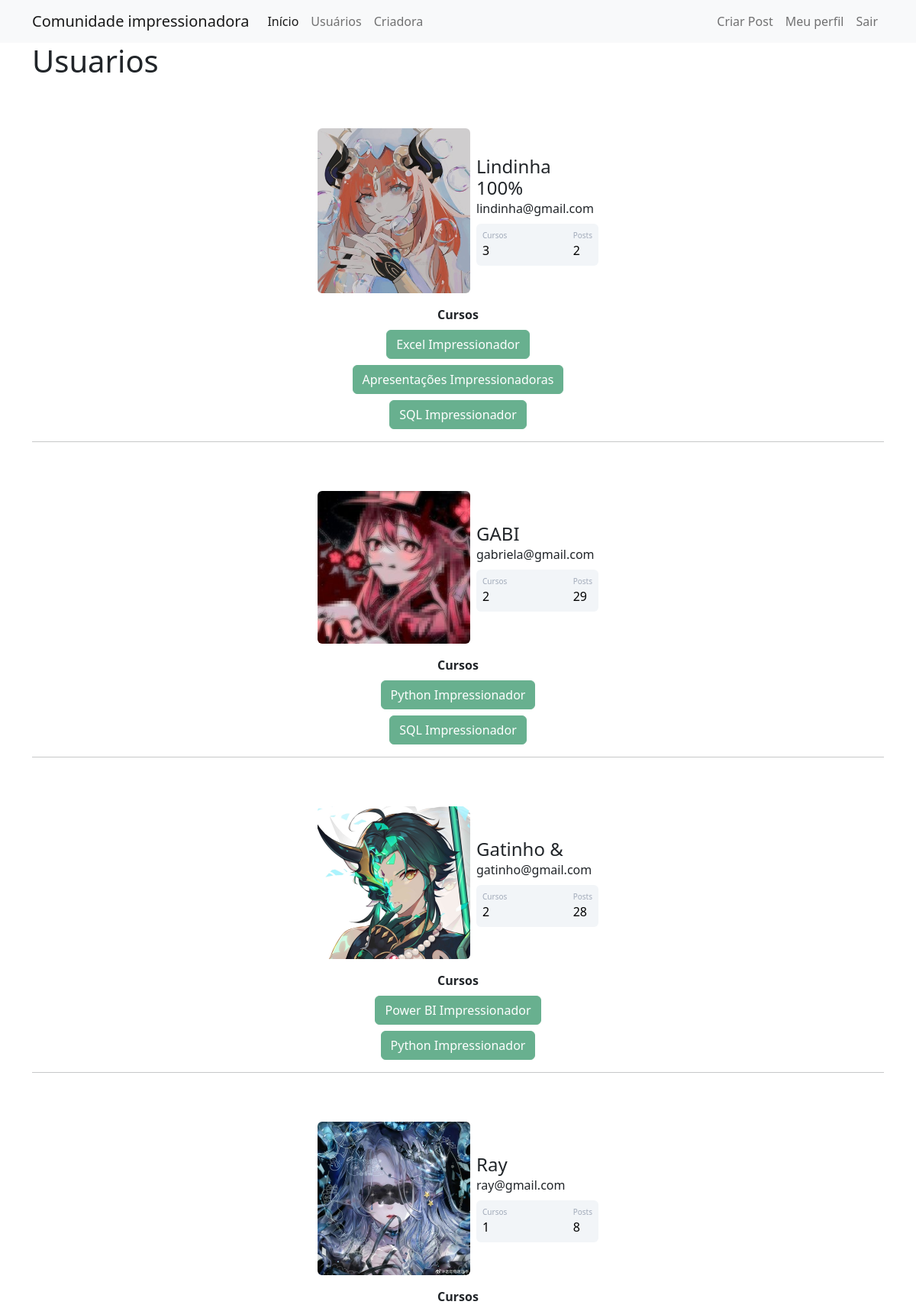
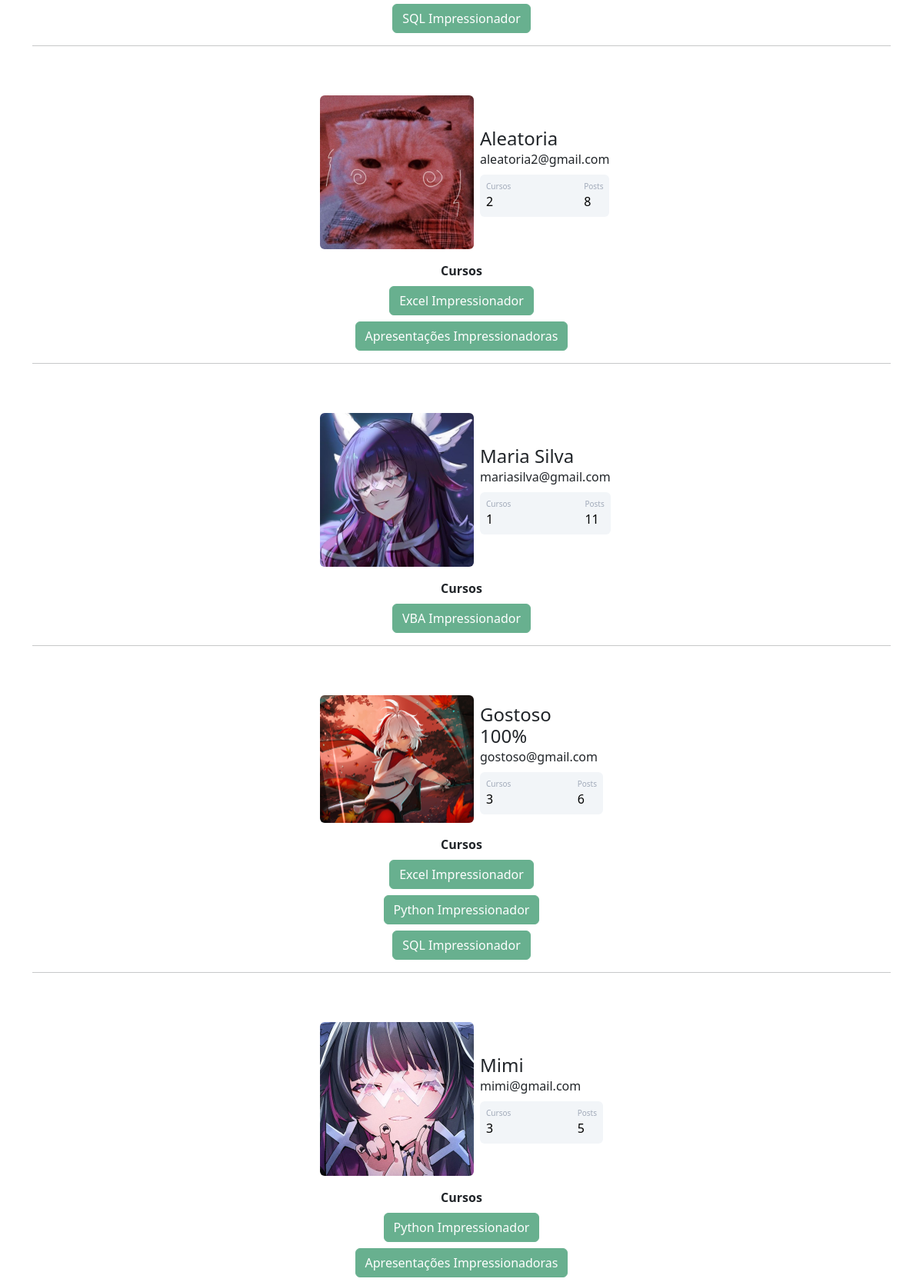
The app's page /usuarios (signed in, upper part) with its own data (2 pictures, top to bottom).
### comunidadeimpressionadora/models.py (models this page shows)
class Usuario(database.Model, UserMixin):
    id = database.Column(database.Integer, primary_key=True)
    username = database.Column(database.String, nullable=False)
    senha = database.Column(database.String, nullable=False, unique=True)
    email = database.Column(database.String, nullable=False)
    foto_perfil = database.Column(database.String, default='default.jpg')
    posts = database.relationship('Post', backref='autor', lazy=True)
    cursos = database.Column(database.String, nullable=False, default='Não informado')
    def contar_posts(self):
        return len(self.posts)

### comunidadeimpressionadora/routes.py (the view)
@app.route('/usuarios')
@login_required
def usuarios():
    lista_usuarios = Usuario.query.all()
    return render_template('usuarios.html', lista_usuarios=lista_usuarios)

### comunidadeimpressionadora/models.py (called while the page is built)
@login_manager.user_loader
def load_usuario(id_usuario):
    return Usuario.query.get(int(id_usuario))

### comunidadeimpressionadora/templates/usuarios.html (shortened to what this page needs)
{% extends 'base.html' %}
{% block body %}
    <div class="container">
        <h1>Usuarios</h1>
        {% for usuarios in lista_usuarios%}
           <div class="container mt-5 d-flex justify-content-center">
            <div class="card p-3">
                <div class="d-flex align-items-center">
                    <div class="image pe-2">
                <img src="{{ url_for('static', filename='fotos_perfil/{}'.format(usuarios.foto_perfil)) }}" class="rounded" width="200" >
                </div>
                <div class="ml-3 w-100">
                   <h4 class="mb-0 mt-0">{{ usuarios.username }}</h4>
                   <span>{{ usuarios.email }}</span>
                   <div class="p-2 mt-2 bg-primary d-flex justify-content-between rounded text-white stats">
                    <div class="d-flex flex-column">
                        <span class="articles">Cursos</span>
                        {% if 'Não informado' in usuarios.cursos %}
                            <span class="number1">0</span>
                        {% else %}
                            <span class="number1">{{ usuarios.cursos.count(';') + 1 }}</span>
                        {% endif %}
                    </div>
                    <div class="d-flex flex-column">
                        <span class="rating">Posts</span>
                        <span class="number3">{{ usuarios.contar_posts() }}</span>
                    </div>
                   </div>
                </div>
                </div>
            </div>
         </div>
    <div class="row justify-content-center">
        <div class="col col-4" style="text-align: center">
            <strong>Cursos</strong><br>
            {% for curso in usuarios.cursos.split(';') %}
                <button type="button" class="btn btn-success mt-2" disabled>{{ curso }}</button>
            {% endfor %}
        </div>
    </div>
        <hr>
        {% endfor %}
    </div>
{% endblock %}

### comunidadeimpressionadora/static/main.css (style rules this page uses)
.card { width: 400px; border: none; border-radius: 10px; background-color: #fff; }
.stats { background: #f2f5f8 !important; color: #000 !important; }
.articles { font-size:10px; color: #a1aab9; }
.number1 { font-weight:500; }
.rating { font-size:10px; color: #a1aab9; }
.number3 { font-weight:500; }

### records on screen
Usuario: foto_perfil (picture), username "Lindinha 100%", email "lindinha@gmail.com", cursos "3", contar_posts "2", curso "Excel Impressionador" "Apresentações Impressionadoras" "SQL Impressionador"
Usuario: foto_perfil (picture), username "GABI", email "gabriela@gmail.com", cursos "2", contar_posts "29", curso "Python Impressionador" "SQL Impressionador"
Usuario: foto_perfil (picture), username "Gatinho &", email "gatinho@gmail.com", cursos "2", contar_posts "28", curso "Power BI Impressionador" "Python Impressionador"
Usuario: foto_perfil (picture), username "Ray", email "ray@gmail.com", cursos "1", contar_posts "8", cursos "SQL Impressionador"
Usuario: foto_perfil (picture), username "Aleatoria", email "aleatoria2@gmail.com", cursos "2", contar_posts "8", curso "Excel Impressionador" "Apresentações Impressionadoras"
Usuario: foto_perfil (picture), username "Maria Silva", email "mariasilva@gmail.com", cursos "1", contar_posts "11", cursos "VBA Impressionador"
Usuario: foto_perfil (picture), username "Gostoso 100%", email "gostoso@gmail.com", cursos "3", contar_posts "6", curso "Excel Impressionador" "Python Impressionador" "SQL Impressionador"
Usuario: foto_perfil (picture), username "Mimi", email "mimi@gmail.com", cursos "3", contar_posts "5", curso "Python Impressionador" "Apresentações Impressionadoras"
